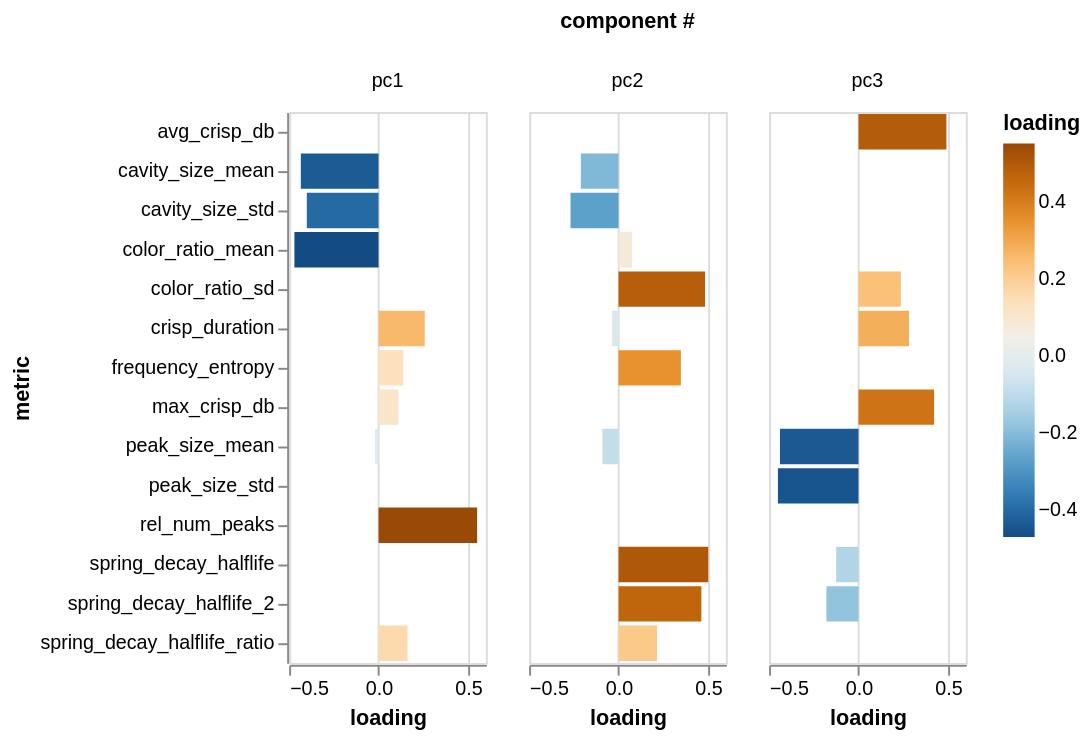

The code cell stored with this chart in its notebook:
### Code cell
alt.Chart(
    component_df.reset_index().melt(
        id_vars=['index'], var_name='metric', value_name='loading'
    )
).mark_bar().encode(
    x=alt.X('loading'),
    y=alt.Y('metric:N'),
    color=alt.Color("loading").scale(scheme='blueorange'),
    column=alt.Column('index', title='component #')
).properties(
    width=100
)

### Figure 1 — Vega-Lite specification as saved in the notebook (floating-point values rounded to 4 significant figures)
{"config": {"view": {"continuousWidth": 300, "continuousHeight": 300}}, "data": {"name": "data-967286ae55b9f50ced0d35d08d4e0ad7"}, "mark": {"type": "bar"}, "encoding": {"color": {"field": "loading", "scale": {"scheme": "blueorange"}, "type": "quantitative"}, "column": {"field": "index", "title": "component #", "type": "nominal"}, "x": {"field": "loading", "type": "quantitative"}, "y": {"field": "metric", "type": "nominal"}}, "width": 100, "$schema": "https://vega.github.io/schema/vega-lite/v6.4.1.json", "datasets": {"data-967286ae55b9f50ced0d35d08d4e0ad7": [{"index": "pc1", "metric": "spring_decay_halflife", "loading": 0.0}, {"index": "pc2", "metric": "spring_decay_halflife", "loading": 0.5018}, {"index": "pc3", "metric": "spring_decay_halflife", "loading": -0.1248}, {"index": "pc1", "metric": "spring_decay_halflife_2", "loading": 0.0}, {"index": "pc2", "metric": "spring_decay_halflife_2", "loading": 0.4632}, {"index": "pc3", "metric": "spring_decay_halflife_2", "loading": -0.1795}, {"index": "pc1", "metric": "color_ratio_mean", "loading": -0.4706}, {"index": "pc2", "metric": "color_ratio_mean", "loading": 0.07555}, {"index": "pc3", "metric": "color_ratio_mean", "loading": 0.0}, {"index": "pc1", "metric": "rel_num_peaks", "loading": 0.5512}, {"index": "pc2", "metric": "rel_num_peaks", "loading": 0.0}, {"index": "pc3", "metric": "rel_num_peaks", "loading": 0.0}, {"index": "pc1", "metric": "peak_size_mean", "loading": -0.0195}, {"index": "pc2", "metric": "peak_size_mean", "loading": -0.09035}, {"index": "pc3", "metric": "peak_size_mean", "loading": -0.4392}, {"index": "pc1", "metric": "peak_size_std", "loading": 0.0}, {"index": "pc2", "metric": "peak_size_std", "loading": 0.0}, {"index": "pc3", "metric": "peak_size_std", "loading": -0.4507}, {"index": "pc1", "metric": "cavity_size_mean", "loading": -0.4346}, {"index": "pc2", "metric": "cavity_size_mean", "loading": -0.2106}, {"index": "pc3", "metric": "cavity_size_mean", "loading": 0.0}, {"index": "pc1", "metric": "cavity_size_std", "loading": -0.4012}, {"index": "pc2", "metric": "cavity_size_std", "loading": -0.2685}, {"index": "pc3", "metric": "cavity_size_std", "loading": 0.0}, {"index": "pc1", "metric": "frequency_entropy", "loading": 0.1383}, {"index": "pc2", "metric": "frequency_entropy", "loading": 0.3485}, {"index": "pc3", "metric": "frequency_entropy", "loading": 0.0}, {"index": "pc1", "metric": "avg_crisp_db", "loading": 0.0}, {"index": "pc2", "metric": "avg_crisp_db", "loading": 0.0}, {"index": "pc3", "metric": "avg_crisp_db", "loading": 0.4915}, {"index": "pc1", "metric": "max_crisp_db", "loading": 0.111}, {"index": "pc2", "metric": "max_crisp_db", "loading": 0.0}, {"index": "pc3", "metric": "max_crisp_db", "loading": 0.4229}, {"index": "pc1", "metric": "crisp_duration", "loading": 0.2582}, {"index": "pc2", "metric": "crisp_duration", "loading": -0.03575}, {"index": "pc3", "metric": "crisp_duration", "loading": 0.2822}, {"index": "pc1", "metric": "color_ratio_sd", "loading": 0.0}, {"index": "pc2", "metric": "color_ratio_sd", "loading": 0.484}, {"index": "pc3", "metric": "color_ratio_sd", "loading": 0.237}, {"index": "pc1", "metric": "spring_decay_halflife_ratio", "loading": 0.162}, {"index": "pc2", "metric": "spring_decay_halflife_ratio", "loading": 0.2153}, {"index": "pc3", "metric": "spring_decay_halflife_ratio", "loading": 0.0}]}}
